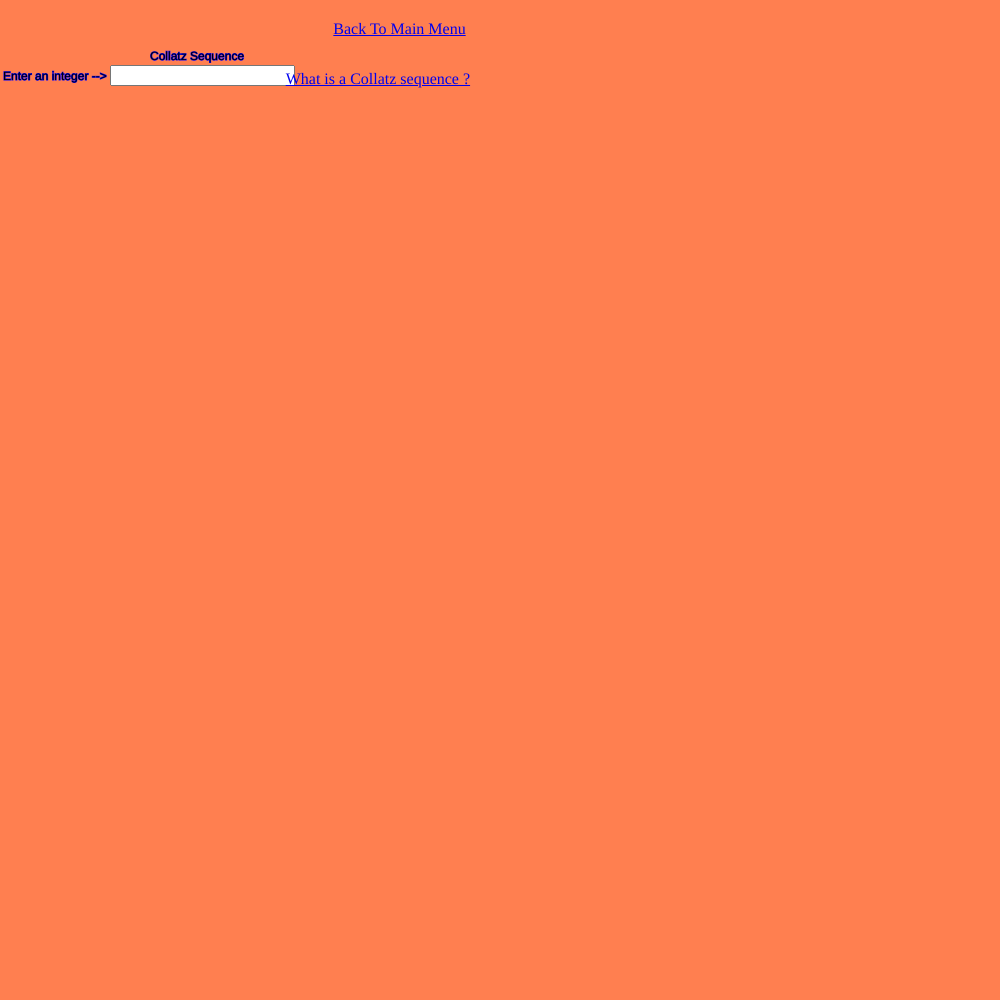
Frame 1 (no input)
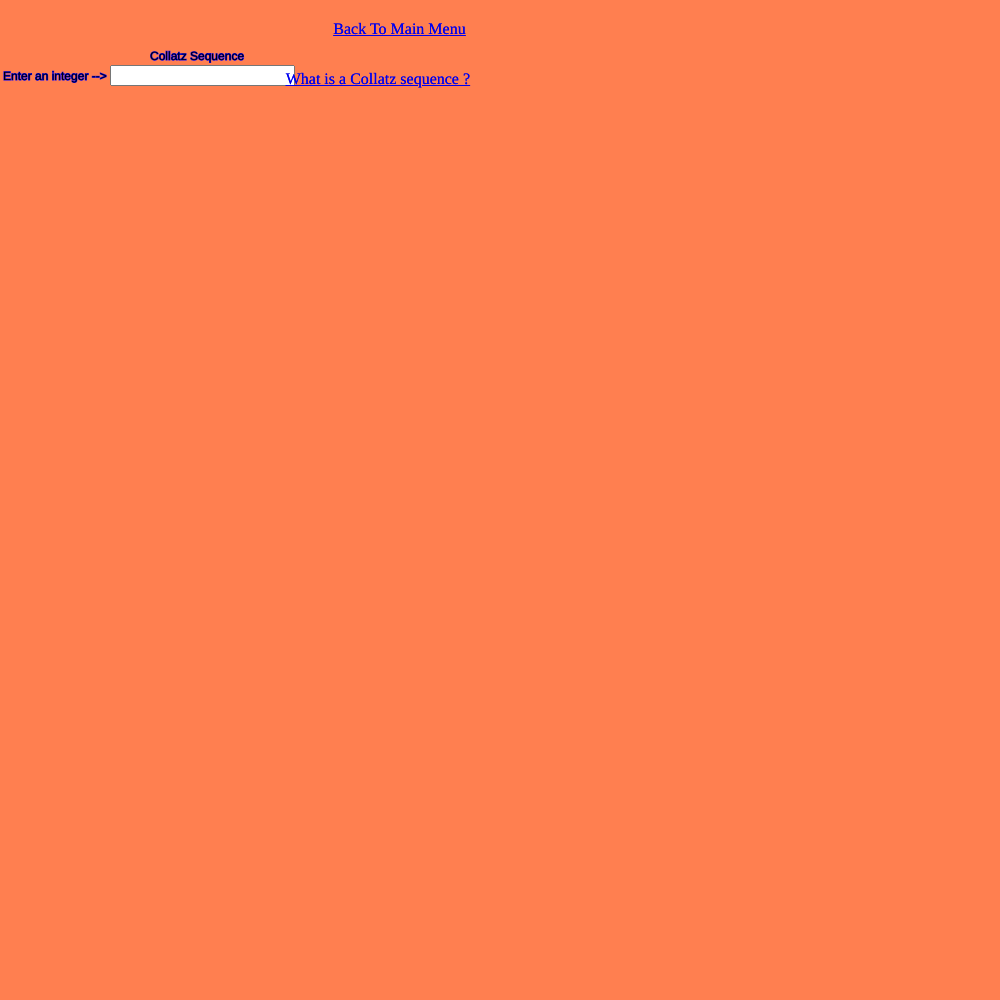
Frame 2 (the mouse pressed at the canvas centre, redrawn once)

The p5.js sketch that drew these frames (run headless with seeded random() and noise() and a simulated clock; the mouse was pressed at the canvas centre and the sketch redrawn once):

// p5.js sketch
// ── sketch.js
function setup() {
  createCanvas(1000, 1000);
  noLoop()
  x=0;y=0
  inp = createInput('');
  inp.input(myInputEvent);
  inp.position(110,65)
  
}

function draw() {
  background('coral');
  stroke('blue')
  myTitle()
  myLinks()
  // To Do
  // add link to Wikipedia Collatz sequence 
  //print(isInteger(5))
  
  //collatz(15)
}
function myTitle(){
text('Enter an integer -->',3,80)
text('Collatz Sequence',150,60)
}//end of function myTitle()

function isInteger(n){
result=n-(int(n/2))*2
if(result ==0){return true}
  else{ return false}

}//end of function isInteger



function collatz(m){
  if(m!=1)
  {text(m+'  =>',x,y)}else{text(m,x,y)}
  
if(m==1 || m==0 ){return}else{
if (isInteger(m)){m=m/2} else{m=3*m+1}
  //print(m)
  
  x=x+50;
  if(x > 0.8*width){x=50;y=y+30}
  collatz(m)
}//end of if

}//end of function collatz()
  function myInputEvent(){
    //clear()
    background('coral')
    myTitle()
    //x=10;y=80
    init()
    collatz(abs(inp.value()))
 }//end of event hndler myInputEvent()

function init(){
x=10;y=120
}//end of function init()
  
function myLinks(){
  addr1="https://srbee.github.io/srbee/"
  linkText1="Back To Main Menu"
  mantra="_blank"
  link1=createA(addr1,linkText1,mantra)
  link1.position(width/3,20)
  
  addr2="https://en.wikipedia.org/wiki/Collatz_conjecture#:~:text=The%20Collatz%20conjecture%20is%20a,half%20of%20the%20previous%20term."
  linkText2="What is a Collatz sequence ?"
  mantra="_blank"
  link2=createA(addr2,linkText2,mantra)
  link2.position(width/3.5,70)
  
  
  
}//end of function myLinks()
